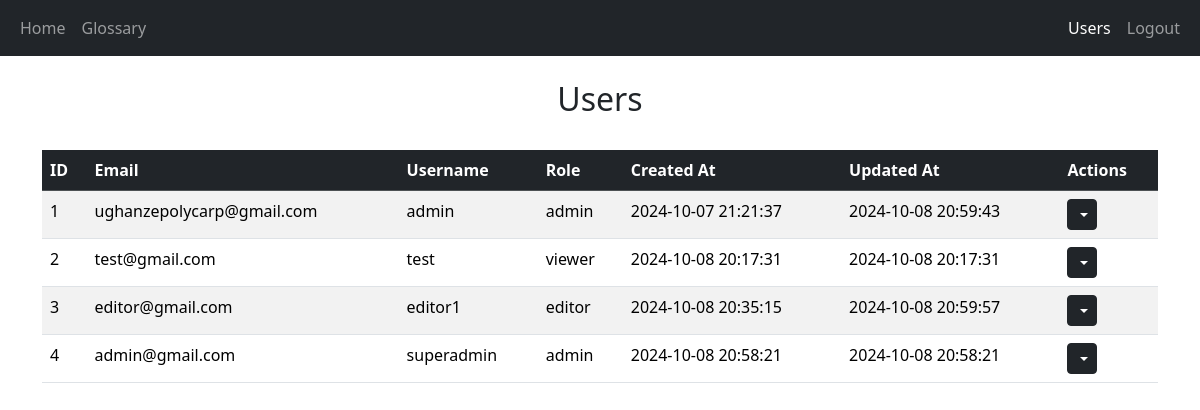
Screenshot of /users (signed in) with the database file from the repository.
### website/models.py (models this page shows)
class User(db.Model,UserMixin):
    id = db.Column(db.Integer, primary_key=True)
    email = db.Column(db.String(150),unique=True)
    username = db.Column(db.String(150))
    password = db.Column(db.String(150))
    created_at =  db.Column(db.DateTime(timezone=True), default=func.now())
    updated_at = db.Column(db.DateTime(timezone=True), default=func.now(),onupdate=func.now())
    role_id  = db.Column(db.Integer, db.ForeignKey("role.id"),default=3)
    role = db.relationship("Role", backref="user")

class Role(db.Model):
    id = db.Column(db.Integer, primary_key=True)
    role_name = db.Column(db.String(100), nullable=False, unique=True)

### website/views.py (the view)
@login_required
@views.route("/users",methods=["GET","POST","PUT","DELETE"])
def users():
    users = User.query.all()
    return render_template("users.html",user=current_user,users=users)

### website/__init__.py (called while the page is built)
def create_app():
    app = Flask(__name__)
    app.config['SECRET_KEY'] = "Hash-session-data"
    app.config['SQLALCHEMY_DATABASE_URI'] = f"sqlite:///{DB_NAME}"
    db.init_app(app)
    from .views import views
    from .auth import auth
    from .models import User,Glossary
    app.register_blueprint(views, url_prefix="/")
    app.register_blueprint(auth, url_prefix="/")
    create_database(app)
    create_roles(app)
    create_admin(app)
    login_manager = LoginManager()
    login_manager.login_view = "auth.login"
    login_manager.init_app(app)
    @login_manager.user_loader
    def load_user(id):
        return User.query.get(int(id))
    return app

### website/templates/users.html (shortened to what this page needs)
{% extends "base.html" %}
{% block content %}
<div>
    <br>
    <h2 align="center">Users</h2>
    <br>
    <table class="table table-striped table-hover">
        <thead class="table-dark">
            <tr>
                <th scope="col">ID</th>
                <th scope="col">Email</th>
                <th scope="col">Username</th>
                <th scope="col">Role</th>
                <th scope="col">Created At</th>
                <th scope="col">Updated At</th>
                <th scope="col">Actions</th>
            </tr>
        </thead>
        <tbody>
            {% for user in users %}
            <tr>
                <td>{{ user.id }}</td>
                <td>{{ user.email }}</td>
                <td>{{ user.username }}</td>
                <td>{{ user.role.role_name if user.role else 'No Role Assigned' }}</td>
                <td>{{ user.created_at.strftime('%Y-%m-%d %H:%M:%S') }}</td>
                <td>{{ user.updated_at.strftime('%Y-%m-%d %H:%M:%S') }}</td>
                <td>
                    <div class="btn-group">
                        <button type="button" class="btn btn-sm btn-dark dropdown-toggle" data-bs-toggle="dropdown">
                        </button>
                    </div>
                </td>
            </tr>
            {% endfor %}
        </tbody>
    </table>
</div>
{% endblock %}

### rows the page displays
User: id "1", email "ughanzepolycarp@gmail.com", username "admin", role "admin", created_at "2024-10-07 21:21:37", updated_at "2024-10-08 20:59:43"
User: id "2", email "test@gmail.com", username "test", role "viewer", created_at "2024-10-08 20:17:31", updated_at "2024-10-08 20:17:31"
User: id "3", email "editor@gmail.com", username "editor1", role "editor", created_at "2024-10-08 20:35:15", updated_at "2024-10-08 20:59:57"
User: id "4", email "admin@gmail.com", username "superadmin", role "admin", created_at "2024-10-08 20:58:21", updated_at "2024-10-08 20:58:21"
